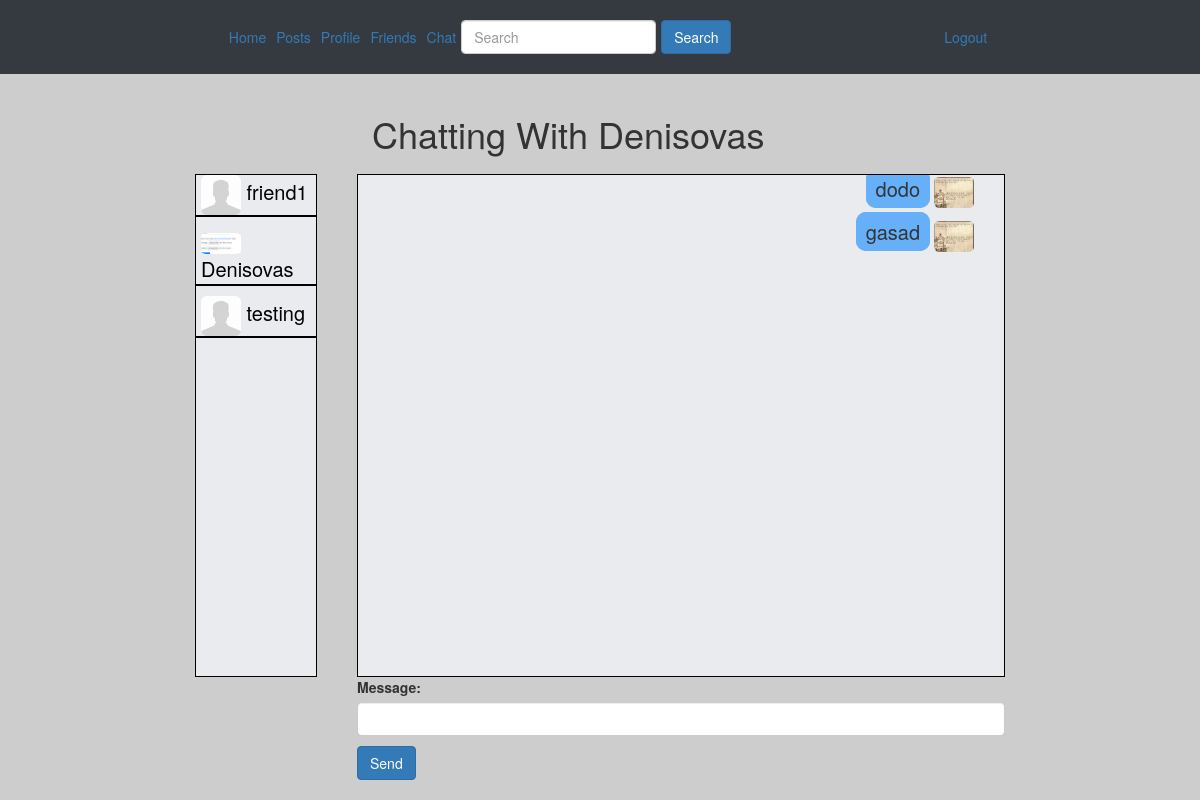
Page /chat/Denisovas/ (signed in) on the earlier database version.
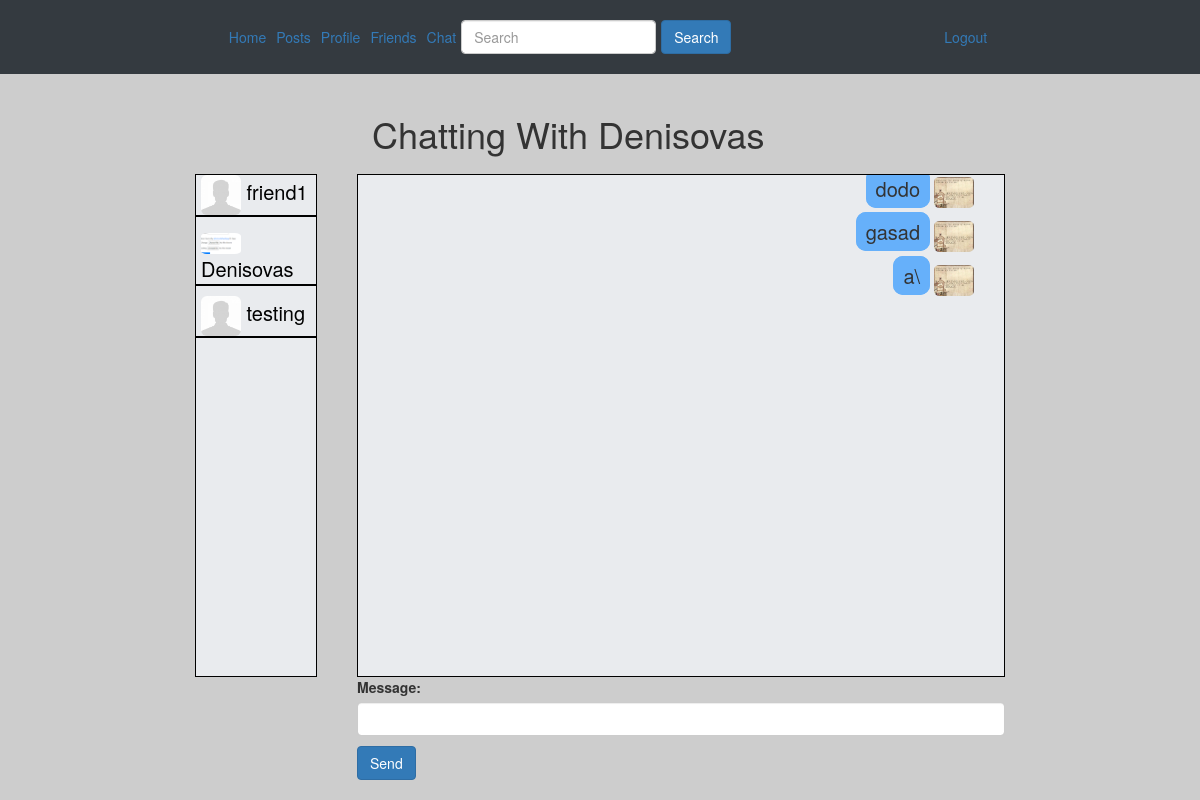
Same page on the later database version.
### chat/models.py (models this page shows)
class ChatMessage(models.Model):
    thread = models.ForeignKey(Thread, null=True, blank=True, on_delete=models.SET_NULL)
    user = models.ForeignKey(settings.AUTH_USER_MODEL, verbose_name='sender', on_delete=models.CASCADE)
    message = models.TextField()
    timestamp = models.DateTimeField(auto_now_add=True)

### profiles/models.py (models this page shows, shortened)
class UserProfile(models.Model):
    user = models.OneToOneField(User, on_delete=models.CASCADE)
    age = models.IntegerField(blank=True, null=True)
    gender = models.CharField(max_length=25, null=True, blank=True, default="")
    icon = models.ImageField(upload_to=upload_path, blank=True, null=True, default='photos/default.jpg')
    gallery = models.ImageField(upload_to=upload_path, blank=True, null=True)
    friends = models.ManyToManyField("UserProfile", blank=True)

### chat/views.py (the view, shortened to what this page needs)
# urls.py: re_path(r"^(?P<username>[\w.@+-]+)/$", ThreadView.as_view(), name='thread'),
class ThreadView(LoginRequiredMixin, FormMixin, DetailView):
    template_name = 'chat/thread.html'
    form_class = ComposeForm
    success_url = './'
    def get_object(self):
        other_username  = self.kwargs.get("username")
        obj, created    = Thread.objects.get_or_new(self.request.user, other_username)
        if obj == None:
            raise Http404
        return obj
    def get_context_data(self, **kwargs):
        context = super().get_context_data(**kwargs)
        context['form'] = self.get_form()
        return context

### chat/forms.py
class ComposeForm(forms.Form):
    message = forms.CharField(
            widget=forms.TextInput(
                attrs={"class": "form-control"}
                )
            )

### chat/models.py (called while the page is built, shortened)
    def get_or_new(self, user, other_username): # get_or_create
        username = user.username
        if username == other_username:
            return None
        qlookup1 = Q(first__username=username) & Q(second__username=other_username)
        qlookup2 = Q(first__username=other_username) & Q(second__username=username)
        qs = self.get_queryset().filter(qlookup1 | qlookup2).distinct()
        if qs.count() == 1:
            return qs.first(), False
        elif qs.count() > 1:
            return qs.order_by('timestamp').first(), False

### chat/templates/chat/thread.html (shortened to what this page needs)
{% extends 'main/base.html' %}
{% block content %}
<div class='container' style='max-width: 70%;' >
    <div class='my-3 py-3' style="width:80%; float: right">
        <div class='col'>
            <h1 class='p-0 m-0'>Chatting With {% if user != object.first %}{{ object.first }}{% else %}{{ object.second }}{% endif %}</h1>
        </div>
    </div>
		<div id="dialog-window" style="width:80%; float: right; ">
  			<div id="scrollable-content" style="max-width: 100%">
    			<ul id='chat-items'>
     				{% for chat in object.chatmessage_set.all %}
     					{% if chat.user == user %}
							<p id="align-right">
								<span id='myuser-message' style="max-width: 100%">{{ chat.message }}</span>
								<img id='image-pic' src='{{ chat.user.userprofile.icon.url }}'>
							</p>
   	 					{% else %}
   	 						<p id="align-left">
        					<img id='image-pic' src='{{ chat.user.userprofile.icon.url }}'>
        					<span id='chatting-with-message' style="max-width: 100%">{{ chat.message }}</span>
        					</p>
						{% endif %}
					{% endfor %}
				</ul>
			</div>
		</div>
		<div id="dialog-window" style="width:15%; float: left;">
  			<div id="scrollable-content" style="overflow: auto; overflow-x: hidden;">
  				{% include "chat/friendslist.html" with friend_list=user.userprofile.friends.all %}
  			</div>
  		</div>
		<form id='form' method='POST' style="width:80%; float: right"> {% csrf_token %}
				{{form.as_p }}
			<input type='submit' class='btn btn-primary' value='Send'/>
		</form>
	</div>
{% endblock %}

### chat/templates/chat/friendslist.html (shortened to what this page needs)
{% block content %}
    <div>
        {% for friend in friend_list %}
            <a href="{% url 'chat:thread' friend.user.username %}">
                <div>
                    <p id="friends"><img src="{{ friend.user.userprofile.icon.url }}"
                                         style="border-radius:15%; width: 40px;"> {{ friend.user.username }}</p>
                </div>
            </a>
        {% endfor %}
    </div>
{% endblock %}

Differences in the rows shown:
added ChatMessage: message "a\\", user.userprofile.icon (picture)
